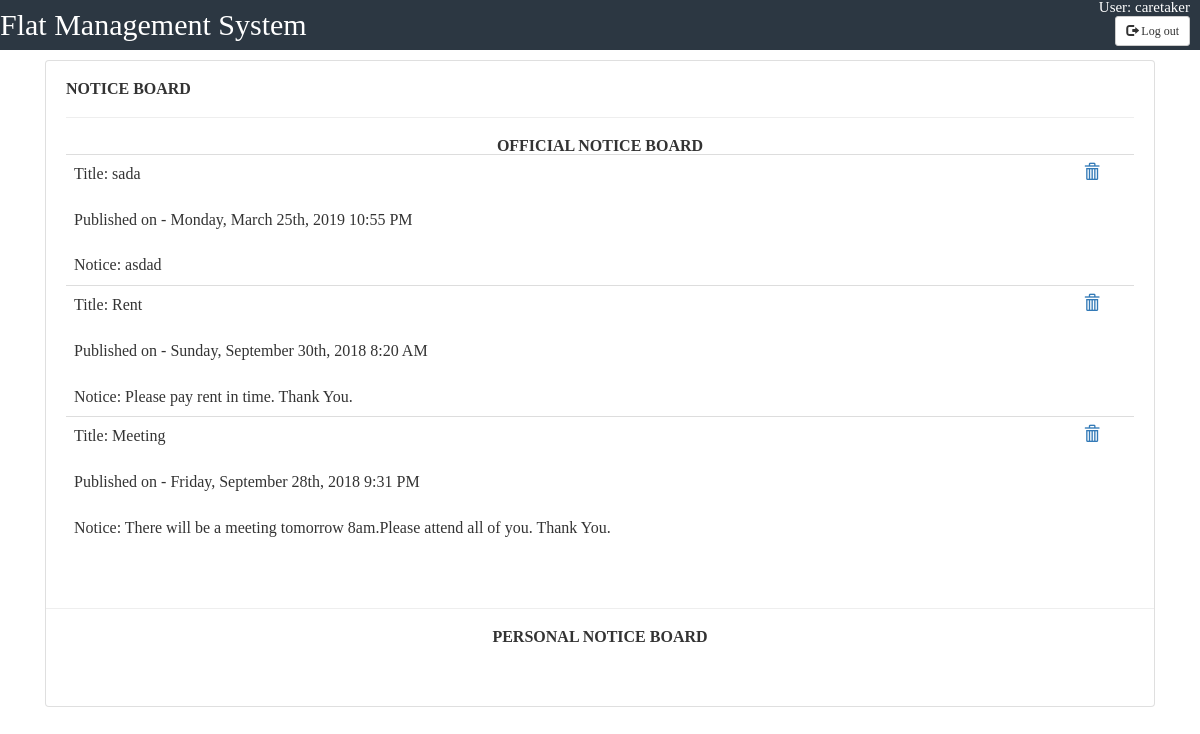
/notice_board.php (signed in), run on the app's committed database.
### tables this page shows
CREATE TABLE `notice` (
  `id` int(25) NOT NULL,
  `status` text NOT NULL,
  `notice_owner` varchar(100) NOT NULL,
  `date` varchar(100) NOT NULL,
  `notice_title` varchar(100) NOT NULL
);

### notice_board.php (the view, shortened to what this page needs)
<?php
	include_once("includes/db.php");
	$query = "SELECT * FROM `notice`  order by id desc";
	$result = mysqli_query( $con, $query );
?>
<!doctype html>
<html>
<head>
	<link href="//maxcdn.bootstrapcdn.com/bootstrap/4.1.1/css/bootstrap.min.css" rel="stylesheet" id="bootstrap-css">
        <link rel="stylesheet" href="https://maxcdn.bootstrapcdn.com/bootstrap/3.3.7/css/bootstrap.min.css">
	<link rel="stylesheet" href="css/user.css">
</head>
<body>
	<div class="header">
		<div class="logo">
			<ul>
				<li id="logo">Flat Management System</li>
				<li id="user">User:
					<?php echo $_SESSION['u_id'];?>
				</li><br>
				<form action="<?php $_PHP_Self ?>" method="post">
				<li id="button"><button  name="logout" type="submit" class="btn btn-default btn-sm">
          <span class="glyphicon glyphicon-log-out"></span> Log out
        </button>
				</li>
				</form>
			</ul>
		</div>
	</div>
	<div class="container">
		<div class="row">
			<div class="col-md-12">
				<div class="card">
					<div class="card-body">
						<div class="row">
							<div class="col-md-12">
								<h4 style="text-transform: uppercase; font-weight: bold;">Notice Board</h4>
								<hr>
							</div>
						</div>
						<h4 style="text-transform: uppercase; font-weight: bold;text-align:center;">Official Notice Board</h4>
						<div class="row">
							<div class="col-md-12">
								<form action="admin/feed.php">
									<div class="table-responsive">
										<table class="table">
											<tbody>
												 <?php
        while($row = mysqli_fetch_array($result)) {
            echo "<tr >";
			echo "<td colspan='11'>"."Title: ".$row['notice_title']."<br><br>"."Published on - ".$row['date']."<br><br>"."Notice: ".$row['status']."</td>";
			if($_SESSION['u_level']==1){
					echo "<td><a href=\"caretaker/notice_delete.php?id=$row[id]\" onClick=\"return confirm('Are you sure you want to delete?')\"><span class='glyphicon glyphicon-trash'></span></a></td>";
			}
			 echo "</tr>";
        }
        ?>
											</tbody>
										</table>
									</div>
								</form>
							</div>
						</div>
					</div>
					<hr>
					<h4 style="text-transform: uppercase; font-weight: bold;text-align:center;">Personal Notice Board</h4>
					<div class="card-body">
						<div class="row">
							<div class="col-md-12">
							</div>
						</div>
						<div class="row">
							<div class="col-md-12">
								<form action="admin/feed.php">
									<div class="table-responsive">
									</div>
								</form>
							</div>
						</div>
					</div>
				</div>
			</div>
		</div>
	</div>
</body>
</html>

### css/user.css (style rules this page uses)
html,body,div,span,applet,object,iframe,h1,h2,h3,h4,h5,h6,p,blockquote,pre,a,abbr,acronym,address,big,cite,code,del,dfn,em,img,ins,kbd,q,s,samp,small,strike,strong,sub,sup,tt,var,b,u,i,center,dl,dt,dd,ol,ul,li,fieldset,form,label,legend,table,caption,tbody,tfoot,thead,tr,th,td,article,aside,canvas,details,embed,figure,figcaption,footer,header,hgroup,menu,nav,output,ruby,section,summary,time,mark,audio,video { margin: 0; padding: 0; border: 0; font-size: 100%; font: inherit; vertical-align: baseline; }
body { line-height: 1; }
ol,ul { list-style: none; }
table { border-collapse: collapse; border-spacing: 0; }
.header { height:50px; background-color: #2c3742; margin-bottom: 10px; }
.header ul { text-decoration: none; color: white; }
.header ul li { float:left; }
#logo { font-size:30px; margin:0px; padding:10px 0px; color:#fff; }
#user,#button { float:right; margin-right: 10px; font-size: 15px; }

### data on the page
notice: notice_title "sada", date "Monday, March 25th, 2019 10:55 PM", status "asdad"
notice: notice_title "Rent", date "Sunday, September 30th, 2018 8:20 AM", status "Please pay rent in time. Thank You."
notice: notice_title "Meeting", date "Friday, September 28th, 2018 9:31 PM", status "There will be a meeting tomorrow 8am.Please attend all of you. Thank You."

### other printed values
$_SESSION['u_id'] "caretaker"
